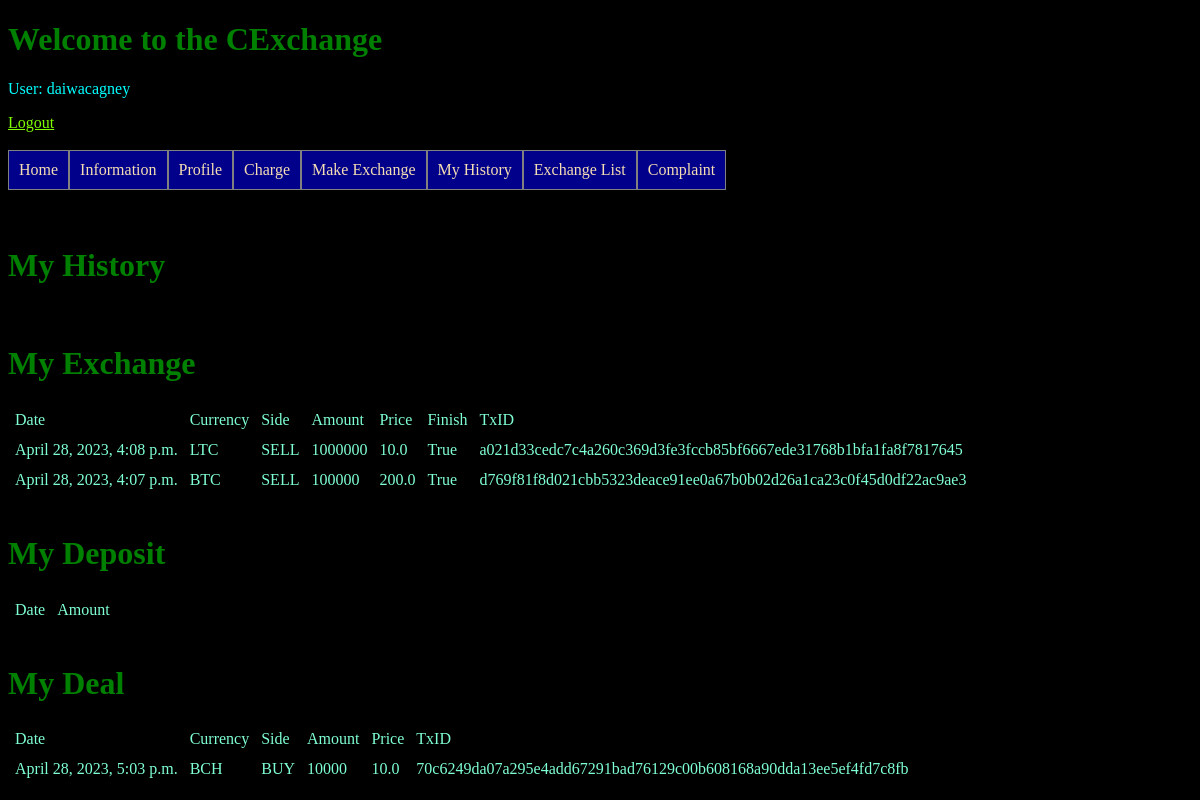
The page /CExchange/my_ex/ (signed in) on the database its author committed.
### CExchange/models.py (models this page shows)
class Exchange(models.Model):
    owner = models.ForeignKey(User, on_delete=models.CASCADE)
    init_date = models.DateTimeField(auto_now_add=True)
    currency = models.CharField(max_length=4, default="BTC", choices=CURRENCY)
    side = models.CharField(max_length=4, choices=SIDE)
    amount = models.IntegerField(default=0)
    price = models.FloatField(default=0)
    done = models.BooleanField(default=False)
    dead = models.BooleanField(default=False)
    taken_by = models.IntegerField(default=0)
    deal_date = models.DateTimeField(null=True)
    Txid = models.CharField(max_length=255, null=True)

### CExchange/views.py (the view)
# urls.py: path('my_ex/', views.my_ex, name='my_ex'),
@login_required
def my_ex(request):
    template = loader.get_template('my_ex.html')
    myexchange = Exchange.objects.filter(owner=request.user).values()
    mydeposit = Deposit.objects.filter(owner=request.user).values()
    mydeal = Exchange.objects.filter(taken_by=request.user.id).values()
    context = {
        'myexchange': myexchange,
        'mydeposit': mydeposit,
        'mydeal': mydeal
    }
    return HttpResponse(template.render(context,request))

### CExchange/templates/my_ex.html (shortened to what this page needs)
{% extends "master.html" %}
{% block content %}
<H1>My History</H1>
<br>
<h1>My Exchange</h1>
<table>
    <tr>
        <td>Date</td>
        <td>Currency</td>
        <td>Side</td>
        <td>Amount</td>
        <td>Price</td>
        <td>Finish</td>
        <td>TxID</td>
    </tr>
    {% for x in myexchange reversed %}
    <tr>
        <td>{{ x.init_date }}</td>
        <td>{{ x.currency }}</td>
        <td>{{ x.side }}</td>
        <td>{{ x.amount }}</td>
        <td>{{ x.price }}</td>
        <td>{{ x.done }}</td>
        <td>{{ x.Txid }}</td>
    </tr>
    {% endfor %}
</table>
<br>
<h1>My Deposit</h1>
<table>
    <tr>
        <td>Date</td>
        <td>Amount</td>
    </tr>
</table>
<br>
<h1>My Deal</h1>
<table>
    <tr>
        <td>Date</td>
        <td>Currency</td>
        <td>Side</td>
        <td>Amount</td>
        <td>Price</td>
        <td>TxID</td>
    </tr>
    {% for x in mydeal reversed %}
    <tr>
        <td>{{ x.init_date }}</td>
        <td>{{ x.currency }}</td>
        <td>{{ x.side }}</td>
        <td>{{ x.amount }}</td>
        <td>{{ x.price }}</td>
        <td>{{ x.Txid }}</td>
    </tr>
    {% endfor %}
</table>
{% endblock %}

### CExchange/templates/master.html (shortened to what this page needs)
{% load static %}
<!DOCTYPE html>
<html lang="en">
<head>
    <link rel="stylesheet" href="{% static 'styles.css' %}">
</head>
<body>
    <h1 style="white-space: nowrap;">Welcome to the CExchange</h1>
    {% if user.is_authenticated %}
        <p>User: {{ user.get_username }}</p>
        <a href="{% url 'logout' %}">Logout</a>
    {% else %}
        <a href="{% url 'add' %}">Sign Up</a>
        <a href="{% url 'login' %}">Login</a>
    {% endif %}
    <br><br>
    <ul>
        <li><a href="{% url 'index' %}">Home</a></li>
        <li><a href="{% url 'information' %}">Information</a></li>
        {% if user.is_authenticated %}
            <li><a href="{% url 'profile' %}">Profile</a></li>
            <li><a href="{% url 'checkout' %}">Charge</a></li>
            <li><a href="{% url 'make_ex' %}">Make Exchange</a></li>
            <li><a href="{% url 'my_ex' %}">My History</a></li>
            <li><a href="{% url 'ex_list' %}">Exchange List</a></li>
            <li><a href="{% url 'complaint' %}">Complaint</a></li>
        {% endif %}
    </ul>
    <br><br>
    {% block content %}
    {% endblock %}
</body>
</html>

### CExchange/static/styles.css (style rules this page uses)
body { background-color: black; }
ul { list-style-type: none; overflow: hidden; margin: 0; padding: 0; position: -webkit-sticky; position: sticky; top: 0; }
li { float: left; background-color:darkblue; }
li a { display: block; text-align: center; padding: 10px; text-decoration: none; color: wheat; border: 1px solid gray; }
h1 { color:green; }
p { color:aqua; }
td { color:aquamarine; padding: 5px; }
a { color: chartreuse; }

### rows shown on the page
Exchange: init_date "April 28, 2023, 4:08 p.m.", currency "LTC", side "SELL", amount "1000000", price "10.0", done "True", Txid "a021d33cedc7c4a260c369d3fe3fccb85bf6667ede31768b1bfa1fa8f7817645"
Exchange: init_date "April 28, 2023, 4:07 p.m.", currency "BTC", side "SELL", amount "100000", price "200.0", done "True", Txid "d769f81f8d021cbb5323deace91ee0a67b0b02d26a1ca23c0f45d0df22ac9ae3"
Exchange: init_date "April 28, 2023, 5:03 p.m.", currency "BCH", side "BUY", amount "10000", price "10.0", Txid "70c6249da07a295e4add67291bad76129c00b608168a90dda13ee5ef4fd7c8fb"

### other values the page prints
{{ user.get_username }} "daiwacagney"
